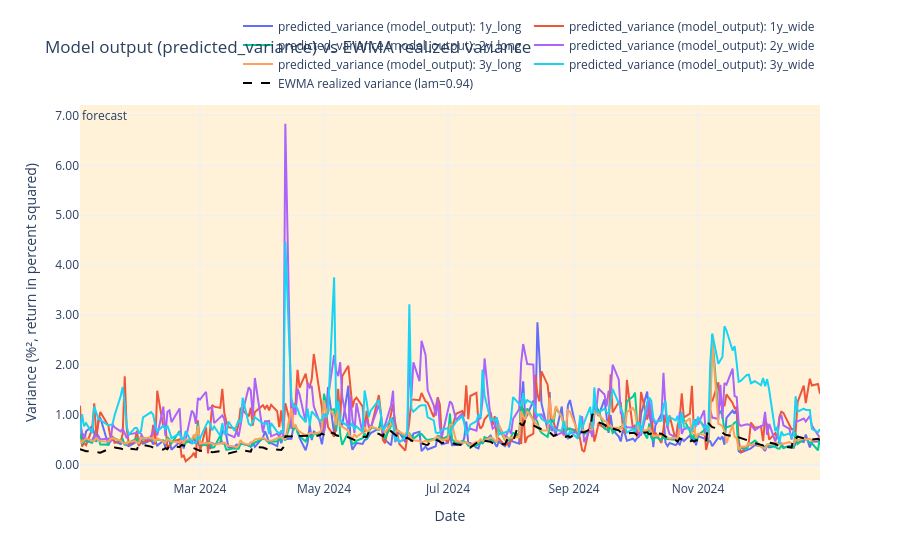

Source (notebook cell):
### Code cell
# Model outputs (predicted_variance) against the EWMA realized variance, forecast window only
plot_models_output_vs_realized_variance(
    calendars['3y'],
    {key: run['residual_bank'] for key, run in runs.items()},
    only_forecast_window=True,
)

### Figure 1 — Plotly figure (JSON) as saved in the notebook; plotly's stock layout.template omitted (floating-point values rounded to 4 significant figures; data arrays with more than 128 entries replaced by an {"elided": "..."} marker saying what was removed)
{"data": [{"hovertemplate": "<b>%{x}</b><br>1y_long: %{y:.3f} %²<extra></extra>", "line": {"color": "#636EFA", "width": 2}, "mode": "lines", "name": "predicted_variance (model_output): 1y_long", "type": "scatter", "x": {"elided": "252 str values"}, "y": {"elided": "252 float values"}}, {"hovertemplate": "<b>%{x}</b><br>1y_wide: %{y:.3f} %²<extra></extra>", "line": {"color": "#EF553B", "width": 2}, "mode": "lines", "name": "predicted_variance (model_output): 1y_wide", "type": "scatter", "x": {"elided": "252 str values"}, "y": {"elided": "252 float values"}}, {"hovertemplate": "<b>%{x}</b><br>2y_long: %{y:.3f} %²<extra></extra>", "line": {"color": "#00CC96", "width": 2}, "mode": "lines", "name": "predicted_variance (model_output): 2y_long", "type": "scatter", "x": {"elided": "252 str values"}, "y": {"elided": "252 float values"}}, {"hovertemplate": "<b>%{x}</b><br>2y_wide: %{y:.3f} %²<extra></extra>", "line": {"color": "#AB63FA", "width": 2}, "mode": "lines", "name": "predicted_variance (model_output): 2y_wide", "type": "scatter", "x": {"elided": "252 str values"}, "y": {"elided": "252 float values"}}, {"hovertemplate": "<b>%{x}</b><br>3y_long: %{y:.3f} %²<extra></extra>", "line": {"color": "#FFA15A", "width": 2}, "mode": "lines", "name": "predicted_variance (model_output): 3y_long", "type": "scatter", "x": {"elided": "252 str values"}, "y": {"elided": "252 float values"}}, {"hovertemplate": "<b>%{x}</b><br>3y_wide: %{y:.3f} %²<extra></extra>", "line": {"color": "#19D3F3", "width": 2}, "mode": "lines", "name": "predicted_variance (model_output): 3y_wide", "type": "scatter", "x": {"elided": "252 str values"}, "y": {"elided": "252 float values"}}, {"hovertemplate": "<b>%{x}</b><br>EWMA realized variance: %{y:.3f} %²<extra></extra>", "line": {"color": "black", "dash": "dash", "width": 2}, "mode": "lines", "name": "EWMA realized variance (lam=0.94)", "type": "scatter", "x": {"elided": "252 str values"}, "y": {"elided": "252 float values"}}], "layout": {"annotations": [{"showarrow": false, "text": "forecast", "x": "2024-01-02T00:00:00", "xanchor": "left", "xref": "x", "y": 1, "yanchor": "top", "yref": "y domain"}], "hovermode": "x unified", "legend": {"orientation": "h", "x": 1, "xanchor": "right", "y": 1.02, "yanchor": "bottom"}, "shapes": [{"fillcolor": "orange", "layer": "below", "line": {"width": 0}, "opacity": 0.15, "type": "rect", "x0": "2024-01-02T00:00:00", "x1": "2024-12-31T00:00:00", "xref": "x", "y0": 0, "y1": 1, "yref": "y domain"}], "title": {"text": "Model output (predicted_variance) vs EWMA realized variance"}, "xaxis": {"title": {"text": "Date"}}, "yaxis": {"tickformat": ".2f", "title": {"text": "Variance (%², return in percent squared)"}}}}
